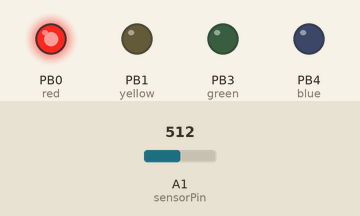
The sketch below on a simulated ATtiny85, built with avr-gcc and run on an emulated ATtiny85. On the bench: output pins drawn as LEDs (lit = HIGH). Inputs (shaded band) come from the test bench; at power-on: A1 (sensorPin) = 512.

Above: at 1.2 s.
1.3 s: A1 (sensorPin) set to 292
2.8 s: A1 (sensorPin) set to 256
At 3.5 s:
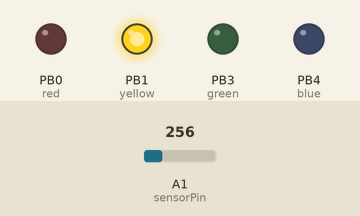
4.4 s: A1 (sensorPin) set to 209
At 5.0 s:
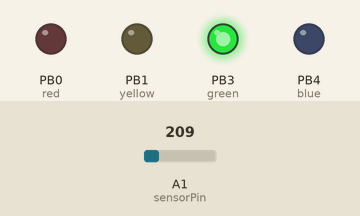
6.2 s: A1 (sensorPin) set to 180
7.7 s: A1 (sensorPin) set to 161
At 8.8 s:
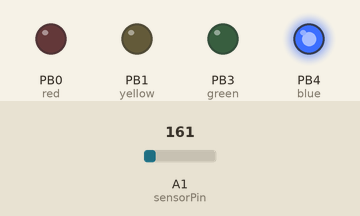
9.5 s: A1 (sensorPin) set to 306
At 10.2 s:
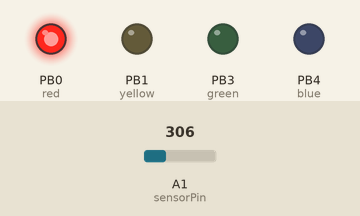
Timing chart, 0 to 12.3 s (numbered marks = the images above; inputs shaded):
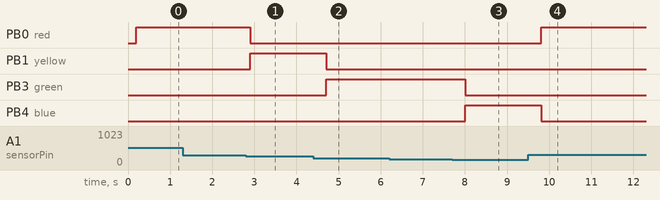

Measured:
- the behaviour switches between 275 and 274 on A1 (sensorPin) (found by bisection; images 0 and 1)
- the behaviour switches between 223 and 222 on A1 (sensorPin) (found by bisection; images 1 and 2)
- the behaviour switches between 171 and 170 on A1 (sensorPin) (found by bisection; images 2 and 3)
- after the input at 1.3 s, every drawn part: stays the same
- after the input at 2.8 s, PB0 (red): HIGH → LOW after 0.10 s; PB1 (yellow): LOW → HIGH after 0.10 s
- after the input at 4.4 s, PB1 (yellow): HIGH → LOW after 0.30 s; PB3 (green): LOW → HIGH after 0.30 s
- after the input at 6.2 s, every drawn part: stays the same
- after the input at 7.7 s, PB3 (green): HIGH → LOW after 0.31 s; PB4 (blue): LOW → HIGH after 0.31 s
- after the input at 9.5 s, PB0 (red): LOW → HIGH after 0.31 s; PB4 (blue): HIGH → LOW after 0.31 s

The sketch:

ATTiny85TempLEDs.ino
```cpp
int red=0;
int yellow=1;
int green=3;
int blue=4;

int oldlit=-1;

const int counts=10;

int sensorPin = A1;
double temps[counts];
int count=0;

void setup(){
  analogReference(INTERNAL);
  pinMode(red, OUTPUT);
  pinMode(yellow, OUTPUT);
  pinMode(green, OUTPUT);
  pinMode(blue, OUTPUT);
}

void loop(){
  int i;
  double celcius, fahrenheit, curtemp;
  double average,total=0;
  int lit=-1;

  delay(100);

  curtemp=analogRead(sensorPin);

  delay (100);

  average=curtemp;

  celcius=average/9.31;

  fahrenheit=celcius*1.8+32;

  if (fahrenheit < 65){
    lit='blue';
  }
  if (fahrenheit >=65 && fahrenheit < 75){
    lit='green';
  }
  if (fahrenheit >=75 && fahrenheit < 85){
    lit='yellow';
  }
  if (fahrenheit >= 85){
    lit='red';
  }

  if (oldlit != lit){
    switch (oldlit){
      case 'red':
      digitalWrite(red,LOW);
      break;
      case 'yellow':
      digitalWrite(yellow,LOW);
      break;
      case 'green':
      digitalWrite(green,LOW);
      break;
      case 'blue':
      digitalWrite(blue,LOW);
      break;
    }
    oldlit=lit;
  }

  switch (lit){
    case 'red':
    digitalWrite(red,HIGH);
    break;
    case 'yellow':
    digitalWrite(yellow,HIGH);
    break;
    case 'green':
    digitalWrite(green,HIGH);
    break;
    case 'blue':
    digitalWrite(blue,HIGH);
    break;
  }

  delay(100);

}
```
